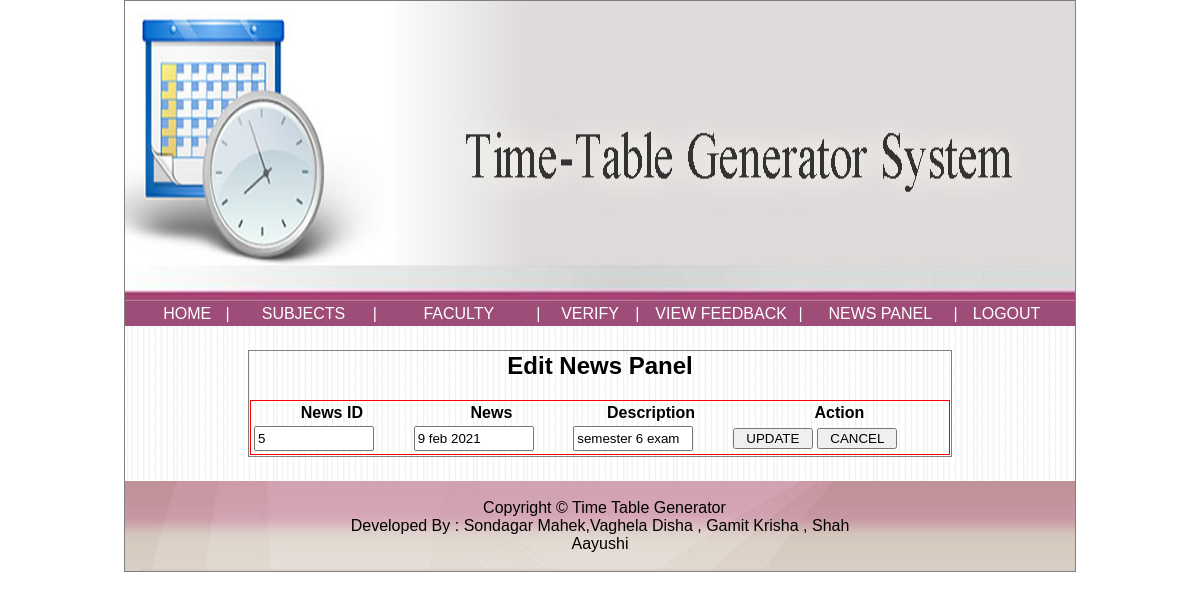
Screenshot of /admin/editnews.php?id=5 (signed in) with the database file from the repository.
### tables this page shows
CREATE TABLE `newstable` (
  `newsid` int(11) NOT NULL,
  `news` varchar(50) NOT NULL,
  `description` varchar(500) NOT NULL
);

### admin/editnews.php (the view, shortened to what this page needs)
<?php
$id = $_GET['id'];
 include("header.html"); ?>
        <div style="width:950px;background-image:url('../images/bg.png');">
	<table>
	<tr>
	<td style="width:125px;">&nbsp;</td>
	<td style="width:700px;">&nbsp;</td>
	<td style="width:125px;">&nbsp;</td>
	</tr>
	<tr>
<form action="" method="post">
	<td style="width:125px;">&nbsp;</td>
	<td style="width:700px;border:1px solid gray;">
	<div style="width:700px;">
		<center><h2> Edit News Panel </h2>
	<?php
	include("../config.php");
	$qq = "select * from newstable where newsid='$id'";
	$rr = mysqli_query($con,$qq) or die(mysqli_error());
	$cc = mysqli_num_rows($rr);
	if($cc > 0)
	{
		while($row = mysqli_fetch_array($rr))
		{
			$a = $row['0'];
			$b = $row['2'];
			$c = $row['1'];
		}
	}
	else
	{
		echo "<script>alert('No data to display')</script>";
	}
	?>
	</center>
	<table style="width:700px;border:1px solid red;">
		<tr>
			<th>News ID</th>
			<th>News</th>
			<th>Description</th>
			<th>Action</th>
		</tr>
		<tr>
			<td> <input type="text" style="width:120px;height:25px;" value="<?php echo $a; ?>" readonly> </td>
			<td> <input type="text" style="width:120px;height:25px;" value="<?php echo $b; ?>" name="t1"> </td>
			<td> <input type="text" style="width:120px;height:25px;" value="<?php echo $c; ?>" name="t2"> </td>
			<td> <input type="submit" style="width:80px;" name="s1" value="UPDATE"> <input type="submit" name="s2" style="width:80px;" value="CANCEL"></td>
		</tr>
	</table>
	</div>
	</td>
	<td style="width:125px;">&nbsp;</td>
</tr>
<tr>
	<td style="width:125px;">&nbsp;</td>
	<td style="width:700px;">&nbsp;</td>
	<td style="width:125px;">&nbsp;</td>
</tr>
</table>
        </div>

### style.css (style rules this page uses)
body { font-family:arial; }
.link { display:block;color:White;background-color:#9D4D77;text-decoration:none;text-align: center; }
input { width:200px; }

### rows the page displays
newstable: newsid "5", t1 "9 feb 2021", t2 "semester 6 exam"
